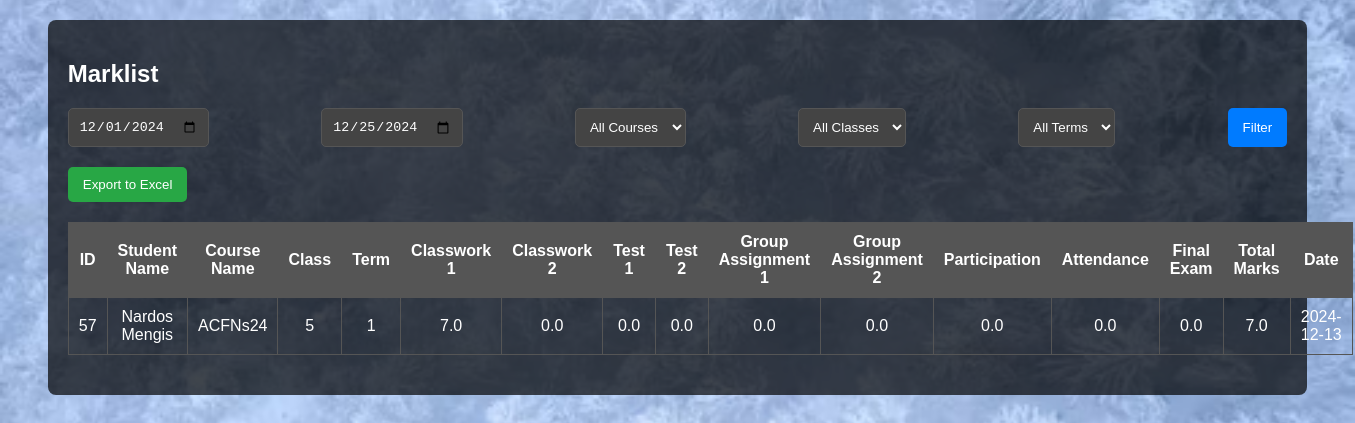
/table_acfns_term1_marks.php (signed in), run on the app's committed database.
### tables this page shows
CREATE TABLE IF NOT EXISTS `classacfns24c5marklist` (
  `id` int NOT NULL AUTO_INCREMENT,
  `student_name` varchar(100) DEFAULT NULL,
  `course_name` varchar(178) NOT NULL,
  `class` int NOT NULL,
  `term` varchar(100) DEFAULT NULL,
  `classwork1` decimal(10,1) NOT NULL,
  `classwork2` decimal(10,1) NOT NULL,
  `test1` decimal(10,1) NOT NULL,
  `test2` decimal(10,1) NOT NULL,
  `group_assignment1` decimal(10,1) NOT NULL,
  `group_assignment2` decimal(10,1) NOT NULL,
  `participation` decimal(10,1) NOT NULL,
  `attendance` decimal(10,1) NOT NULL,
  `final_exam` decimal(10,1) NOT NULL,
  `total` decimal(10,1) NOT NULL,
  `date` date NOT NULL,
  PRIMARY KEY (`id`),
  UNIQUE KEY `unique_student_term` (`student_name`,`term`)
);

### table_acfns_term1_marks.php (the view, shortened to what this page needs)
<?php
require "connection.php";
$startDate = isset($_POST['startDate']) ? $_POST['startDate'] : date('Y-m-01');
$endDate = isset($_POST['endDate']) ? $_POST['endDate'] : date('Y-m-d');
$courseFilter = isset($_POST['courseFilter']) ? $_POST['courseFilter'] : '';
$classFilter = isset($_POST['classFilter']) ? $_POST['classFilter'] : '';
$termFilter = isset($_POST['termFilter']) ? $_POST['termFilter'] : '';
$sql = "SELECT * FROM classacfns24c5marklist WHERE date BETWEEN '$startDate' AND '$endDate' " . (!empty($courseFilter) ? " AND course_name LIKE '%$courseFilter%'" : "") . (!empty($classFilter) ? " AND class = '$classFilter'" : "") . (!empty($termFilter) ? " AND term = '$termFilter'" : "") . " ORDER BY id DESC";
$result = $conn->query($sql);
?>
<!DOCTYPE html>
<html lang="en">
<head>
</head>
<body>
    <div class="container">
        <h2>Marklist</h2>
    <form method="POST" class="filter">
    <input type="date" name="startDate" value="<?php echo $startDate; ?>">
    <input type="date" name="endDate" value="<?php echo $endDate; ?>">
    <select name="courseFilter">
        <option value="">All Courses</option>
    </select>
    <select name="classFilter">
        <option value="">All Classes</option>
    </select>
    <select name="termFilter">
        <option value="">All Terms</option>
    </select>
    <button type="submit">Filter</button>
</form>
        <form method="POST">
            <button type="submit" name="export" class="export-btn">Export to Excel</button>
        </form>
        <table>
            <thead>
                <tr>
                    <th>ID</th>
                    <th>Student Name</th>
                    <th>Course Name</th>
                    <th> Class</th>
                    <th>Term</th>
                    <th>Classwork 1</th>
                    <th>Classwork 2</th>
                    <th>Test 1</th>
                    <th>Test 2</th>
                    <th>Group Assignment 1</th>
                    <th>Group Assignment 2</th>
                    <th>Participation</th>
                    <th>Attendance</th>
                    <th>Final Exam</th>
                    <th>Total Marks</th>
                    <th>Date</th>
                </tr>
            </thead>
            <tbody>
                <?php
                if ($result->num_rows > 0) {
                    while ($row = $result->fetch_assoc()) {
                        echo "<tr>
                            <td>{$row['id']}</td>
                            <td>{$row['student_name']}</td>
                            <td>{$row['course_name']}</td>
                            <td>{$row['class']}</td>
                            <td>{$row['term']}</td>
                            <td>{$row['classwork1']}</td>
                            <td>{$row['classwork2']}</td>
                            <td>{$row['test1']}</td>
                            <td>{$row['test2']}</td>
                            <td>{$row['group_assignment1']}</td>
                            <td>{$row['group_assignment2']}</td>
                            <td>{$row['participation']}</td>
                            <td>{$row['attendance']}</td>
                            <td>{$row['final_exam']}</td>
                            <td>{$row['total']}</td>
                            <td>{$row['date']}</td>
                        </tr>";
                    }
                } else {
                    echo "<tr><td colspan='14'>No records found.</td></tr>";
                }
                ?>
            </tbody>
        </table>
    </div>
</body>
</html>

### table_acfns_term1_marks.php (style rules this page uses)
body { font-family: Arial, sans-serif; margin: 0; padding: 0; background: url('images/ice.jpg') no-repeat center center fixed; background-size: cover; color: #fff; }
.container { margin: 20px auto; padding: 20px; background: rgba(0, 0, 0, 0.7); border-radius: 8px; color: #fff; width: 90%; }
table { width: 100%; border-collapse: collapse; margin-bottom: 20px; }
table, th, td { border: 1px solid #555; }
th, td { padding: 10px; text-align: center; }
th { background-color: #555; color: #fff; }
.filter { margin-bottom: 20px; display: flex; justify-content: space-between; }
.filter input, .filter select { padding: 10px; border: 1px solid #555; border-radius: 5px; background-color: #444; color: #fff; }
.filter button { padding: 10px 15px; border: none; border-radius: 5px; background-color: #007bff; color: #fff; }
.export-btn { background-color: #28a745; border: none; color: white; padding: 10px 15px; cursor: pointer; border-radius: 5px; margin-bottom: 20px; }

### data on the page
classacfns24c5marklist: id "57", student_name "Nardos Mengis", course_name "ACFNs24", class "5", term "1", classwork1 "7.0", classwork2 "0.0", test1 "0.0", test2 "0.0", group_assignment1 "0.0", group_assignment2 "0.0", participation "0.0", attendance "0.0", final_exam "0.0", total "7.0", date "2024-12-13"
